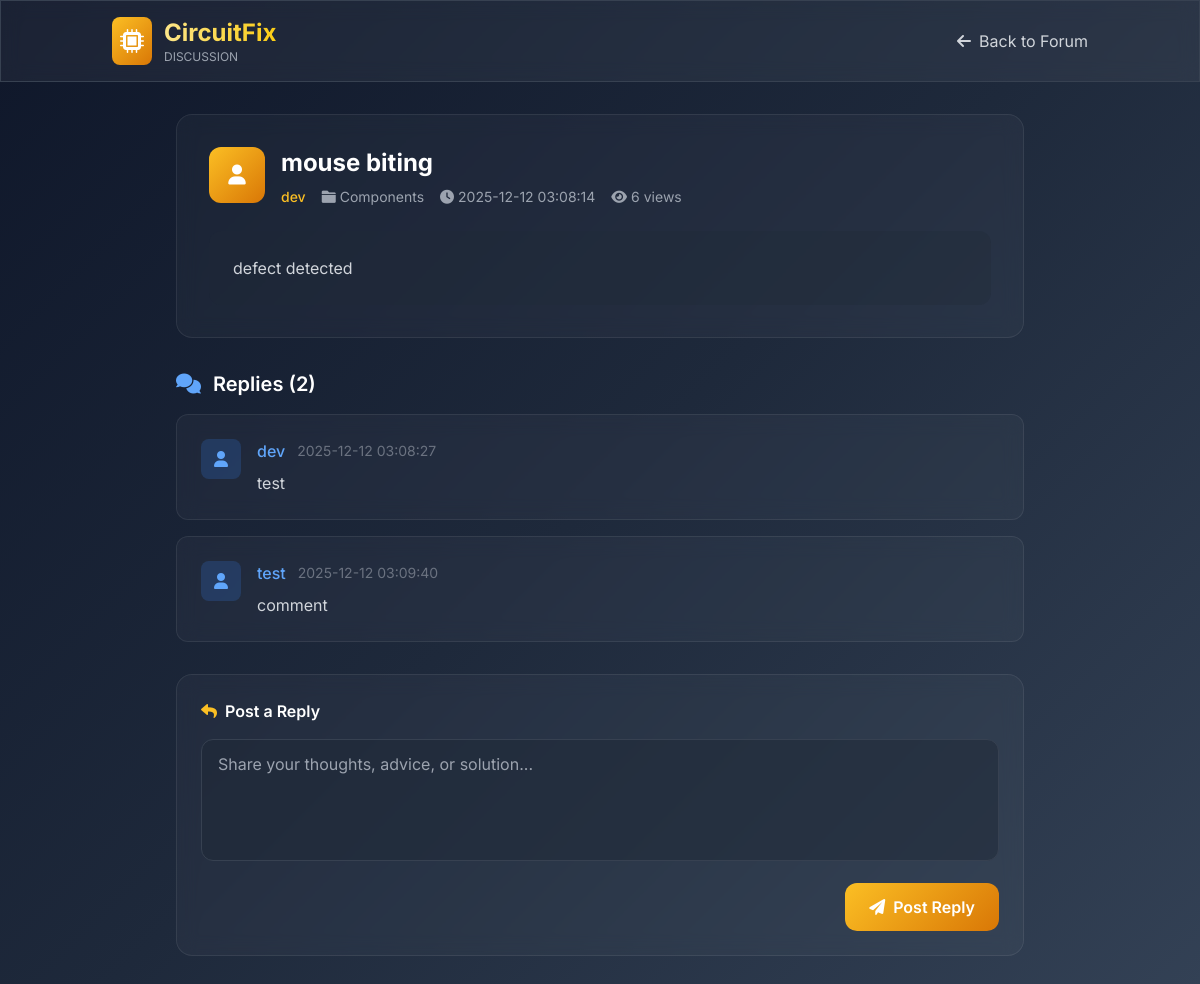
The page /forum/1 (signed in) on the database its author committed.
### tables this page shows
CREATE TABLE forum_posts
                 (id INTEGER PRIMARY KEY AUTOINCREMENT,
                  user_id INTEGER,
                  title TEXT,
                  content TEXT,
                  category TEXT DEFAULT 'General',
                  views INTEGER DEFAULT 0,
                  created_at DATETIME DEFAULT CURRENT_TIMESTAMP,
                  FOREIGN KEY(user_id) REFERENCES users(id));

CREATE TABLE users
                 (id INTEGER PRIMARY KEY AUTOINCREMENT, 
                  username TEXT UNIQUE, 
                  password TEXT, 
                  email TEXT,
                  created_at DATETIME DEFAULT CURRENT_TIMESTAMP);

CREATE TABLE forum_replies
                 (id INTEGER PRIMARY KEY AUTOINCREMENT,
                  post_id INTEGER,
                  user_id INTEGER,
                  content TEXT,
                  created_at DATETIME DEFAULT CURRENT_TIMESTAMP,
                  FOREIGN KEY(post_id) REFERENCES forum_posts(id),
                  FOREIGN KEY(user_id) REFERENCES users(id));

### app.py (the view)
@app.route('/forum/<int:post_id>')
@login_required
def view_post(post_id):
    conn = sqlite3.connect('circuitfix.db')
    c = conn.cursor()
    c.execute('UPDATE forum_posts SET views = views + 1 WHERE id = ?', (post_id,))
    conn.commit()
    c.execute('''
        SELECT fp.id, fp.title, fp.content, fp.category, fp.views, fp.created_at, u.username
        FROM forum_posts fp
        JOIN users u ON fp.user_id = u.id
        WHERE fp.id = ?
    ''', (post_id,))
    post = c.fetchone()
    if not post:
        conn.close()
        flash('Post not found.')
        return redirect('/forum')
    c.execute('''
        SELECT fr.id, fr.content, fr.created_at, u.username
        FROM forum_replies fr
        JOIN users u ON fr.user_id = u.id
        WHERE fr.post_id = ?
        ORDER BY fr.created_at ASC
    ''', (post_id,))
    replies = c.fetchall()
    conn.close()
    return render_template('forum_thread.html', post=post, replies=replies)

### app.py (called while the page is built)
def login_required(f):
    @wraps(f)
    def decorated_function(*args, **kwargs):
        if 'user_id' not in session:
            flash('Please log in to access this page.')
            return redirect('/login')
        return f(*args, **kwargs)
    return decorated_function

### templates/forum_thread.html (shortened to what this page needs)
<!DOCTYPE html>
<html lang="en">
<head>
    <script src="https://cdn.tailwindcss.com"></script>
    <link href="https://cdnjs.cloudflare.com/ajax/libs/font-awesome/6.0.0/css/all.min.css" rel="stylesheet">
</head>
<body class="gradient-bg text-white min-h-screen">
    <nav class="glass-effect border-b border-gray-700">
        <div class="container mx-auto px-6 py-4">
            <div class="flex justify-between items-center">
                <div class="flex items-center space-x-3">
                    <a href="/dashboard" class="flex items-center space-x-3">
                        <div class="premium-gold p-2 rounded-lg">
                            <i class="fas fa-microchip text-white text-2xl"></i>
                        </div>
                        <div>
                            <h1 class="text-2xl font-bold bg-gradient-to-r from-amber-200 to-yellow-400 bg-clip-text text-transparent">CircuitFix</h1>
                            <p class="text-xs text-gray-400">DISCUSSION</p>
                        </div>
                    </a>
                </div>
                <a href="/forum" class="text-gray-300 hover:text-amber-300 transition-colors">
                    <i class="fas fa-arrow-left mr-2"></i>Back to Forum
                </a>
            </div>
        </div>
    </nav>
    <div class="container mx-auto px-6 py-8 max-w-4xl">
        <div class="card-glass rounded-2xl p-8 mb-8">
            <div class="flex items-start space-x-4 mb-6">
                <div class="w-14 h-14 rounded-xl premium-gold flex items-center justify-center flex-shrink-0">
                    <i class="fas fa-user text-white text-xl"></i>
                </div>
                <div class="flex-1">
                    <h1 class="text-2xl font-bold text-white mb-2">{{ post[1] }}</h1>
                    <div class="flex items-center space-x-4 text-sm text-gray-400">
                        <span class="text-amber-400 font-medium">{{ post[6] }}</span>
                        <span><i class="fas fa-folder mr-1"></i>{{ post[3] }}</span>
                        <span><i class="fas fa-clock mr-1"></i>{{ post[5] }}</span>
                        <span><i class="fas fa-eye mr-1"></i>{{ post[4] }} views</span>
                    </div>
                </div>
            </div>
            <div class="text-gray-300 leading-relaxed whitespace-pre-wrap bg-gray-800/30 rounded-xl p-6">{{ post[2] }}</div>
        </div>
        <div class="mb-8">
            <h2 class="text-xl font-semibold mb-4 flex items-center">
                <i class="fas fa-comments text-blue-400 mr-3"></i>
                Replies ({{ replies|length }})
            </h2>
            <div class="space-y-4">
                {% for reply in replies %}
                <div class="card-glass rounded-xl p-6">
                    <div class="flex items-start space-x-4">
                        <div class="w-10 h-10 rounded-lg bg-blue-500/20 flex items-center justify-center flex-shrink-0">
                            <i class="fas fa-user text-blue-400"></i>
                        </div>
                        <div class="flex-1">
                            <div class="flex items-center space-x-3 mb-2">
                                <span class="font-medium text-blue-400">{{ reply[3] }}</span>
                                <span class="text-gray-500 text-sm">{{ reply[2] }}</span>
                            </div>
                            <div class="text-gray-300 whitespace-pre-wrap">{{ reply[1] }}</div>
                        </div>
                    </div>
                </div>
                {% else %}
                <div class="card-glass rounded-xl p-8 text-center text-gray-500">
                    <i class="fas fa-comment-slash text-3xl mb-3"></i>
                    <p>No replies yet. Be the first to respond!</p>
                </div>
                {% endfor %}
            </div>
        </div>
        <div class="card-glass rounded-2xl p-6">
            <h3 class="font-semibold mb-4 flex items-center">
                <i class="fas fa-reply text-amber-400 mr-2"></i>
                Post a Reply
            </h3>
            <form method="POST" action="/forum/{{ post[0] }}/reply">
                <textarea name="content" rows="4" required
                          placeholder="Share your thoughts, advice, or solution..."
                          class="w-full bg-gray-800/50 border border-gray-700 text-white rounded-xl px-4 py-3 focus:outline-none input-glow transition-colors resize-none mb-4"></textarea>
                <div class="flex justify-end">
                    <button type="submit" class="premium-gold text-white px-6 py-3 rounded-xl font-semibold">
                        <i class="fas fa-paper-plane mr-2"></i>Post Reply
                    </button>
                </div>
            </form>
        </div>
    </div>
</body>
</html>

### templates/forum_thread.html (style rules this page uses)
* { font-family: 'Inter', sans-serif; }
.gradient-bg { background: linear-gradient(135deg, #0f172a 0%, #1e293b 50%, #334155 100%); }
.glass-effect { background: rgba(255, 255, 255, 0.05); backdrop-filter: blur(10px); border: 1px solid rgba(255, 255, 255, 0.1); }
.premium-gold { background: linear-gradient(135deg, #fbbf24 0%, #d97706 100%); }
.card-glass { background: rgba(255, 255, 255, 0.03); backdrop-filter: blur(10px); border: 1px solid rgba(255, 255, 255, 0.08); }

### rows shown on the page
forum_posts: title "mouse biting", category "Components", created_at "2025-12-12 03:08:14", views "6", content "defect detected"
users: username "dev"
forum_replies: username "dev", created_at "2025-12-12 03:08:27", content "test"
forum_replies: username "test", created_at "2025-12-12 03:09:40", content "comment"

### other values the page prints
{{ replies|length }} "2"
